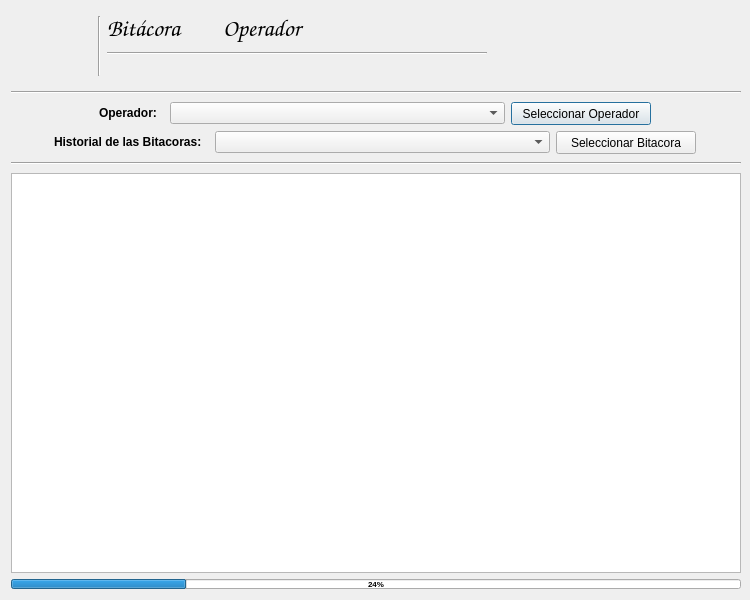
<?xml version="1.0" encoding="UTF-8"?>
<ui version="4.0">
 <class>BitacoraO</class>
 <widget class="QDialog" name="BitacoraO">
  <property name="geometry">
   <rect>
    <x>0</x>
    <y>0</y>
    <width>750</width>
    <height>600</height>
   </rect>
  </property>
  <property name="minimumSize">
   <size>
    <width>750</width>
    <height>600</height>
   </size>
  </property>
  <property name="maximumSize">
   <size>
    <width>750</width>
    <height>600</height>
   </size>
  </property>
  <property name="windowTitle">
   <string>Dialog</string>
  </property>
  <layout class="QGridLayout" name="gridLayout">
   <item row="0" column="0">
    <layout class="QVBoxLayout" name="verticalLayout_2">
     <item>
      <layout class="QHBoxLayout" name="horizontalLayout_4">
       <item>
        <widget class="QLabel" name="label">
         <property name="minimumSize">
          <size>
           <width>81</width>
           <height>71</height>
          </size>
         </property>
         <property name="maximumSize">
          <size>
           <width>81</width>
           <height>71</height>
          </size>
         </property>
         <property name="text">
          <string/>
         </property>
         <property name="pixmap">
          <pixmap resource="../sthie.qrc">:/resources/bitacora.png</pixmap>
         </property>
        </widget>
       </item>
       <item>
        <widget class="Line" name="line_3">
         <property name="minimumSize">
          <size>
           <width>3</width>
           <height>60</height>
          </size>
         </property>
         <property name="maximumSize">
          <size>
           <width>3</width>
           <height>60</height>
          </size>
         </property>
         <property name="orientation">
          <enum>Qt::Vertical</enum>
         </property>
        </widget>
       </item>
       <item>
        <layout class="QVBoxLayout" name="verticalLayout">
         <item>
          <layout class="QHBoxLayout" name="horizontalLayout_2">
           <item>
            <widget class="QLabel" name="label_2">
             <property name="minimumSize">
              <size>
               <width>100</width>
               <height>35</height>
              </size>
             </property>
             <property name="maximumSize">
              <size>
               <width>100</width>
               <height>35</height>
              </size>
             </property>
             <property name="font">
              <font>
               <family>Comic Sans MS</family>
               <pointsize>18</pointsize>
               <weight>75</weight>
               <italic>true</italic>
               <bold>true</bold>
              </font>
             </property>
             <property name="text">
              <string>Bitácora</string>
             </property>
            </widget>
           </item>
           <item>
            <spacer name="horizontalSpacer_4">
             <property name="orientation">
              <enum>Qt::Horizontal</enum>
             </property>
             <property name="sizeType">
              <enum>QSizePolicy::Fixed</enum>
             </property>
             <property name="sizeHint" stdset="0">
              <size>
               <width>10</width>
               <height>20</height>
              </size>
             </property>
            </spacer>
           </item>
           <item>
            <widget class="QLabel" name="le_sys">
             <property name="minimumSize">
              <size>
               <width>150</width>
               <height>35</height>
              </size>
             </property>
             <property name="maximumSize">
              <size>
               <width>150</width>
               <height>35</height>
              </size>
             </property>
             <property name="font">
              <font>
               <family>Comic Sans MS</family>
               <pointsize>18</pointsize>
               <weight>75</weight>
               <italic>true</italic>
               <bold>true</bold>
              </font>
             </property>
             <property name="text">
              <string>Operador</string>
             </property>
            </widget>
           </item>
           <item>
            <spacer name="horizontalSpacer_5">
             <property name="orientation">
              <enum>Qt::Horizontal</enum>
             </property>
             <property name="sizeHint" stdset="0">
              <size>
               <width>98</width>
               <height>20</height>
              </size>
             </property>
            </spacer>
           </item>
          </layout>
         </item>
         <item>
          <widget class="Line" name="line">
           <property name="minimumSize">
            <size>
             <width>380</width>
             <height>2</height>
            </size>
           </property>
           <property name="maximumSize">
            <size>
             <width>380</width>
             <height>2</height>
            </size>
           </property>
           <property name="orientation">
            <enum>Qt::Horizontal</enum>
           </property>
          </widget>
         </item>
         <item>
          <layout class="QHBoxLayout" name="horizontalLayout">
           <item>
            <widget class="QLabel" name="le_user">
             <property name="minimumSize">
              <size>
               <width>300</width>
               <height>16</height>
              </size>
             </property>
             <property name="maximumSize">
              <size>
               <width>300</width>
               <height>16</height>
              </size>
             </property>
             <property name="font">
              <font>
               <family>Arial</family>
               <pointsize>10</pointsize>
               <weight>50</weight>
               <italic>true</italic>
               <bold>false</bold>
              </font>
             </property>
             <property name="text">
              <string/>
             </property>
            </widget>
           </item>
           <item>
            <spacer name="horizontalSpacer_6">
             <property name="orientation">
              <enum>Qt::Horizontal</enum>
             </property>
             <property name="sizeHint" stdset="0">
              <size>
               <width>68</width>
               <height>20</height>
              </size>
             </property>
            </spacer>
           </item>
          </layout>
         </item>
        </layout>
       </item>
       <item>
        <spacer name="horizontalSpacer">
         <property name="orientation">
          <enum>Qt::Horizontal</enum>
         </property>
         <property name="sizeHint" stdset="0">
          <size>
           <width>98</width>
           <height>20</height>
          </size>
         </property>
        </spacer>
       </item>
      </layout>
     </item>
     <item>
      <widget class="Line" name="line_2">
       <property name="minimumSize">
        <size>
         <width>730</width>
         <height>5</height>
        </size>
       </property>
       <property name="maximumSize">
        <size>
         <width>720</width>
         <height>15</height>
        </size>
       </property>
       <property name="orientation">
        <enum>Qt::Horizontal</enum>
       </property>
      </widget>
     </item>
     <item>
      <layout class="QHBoxLayout" name="horizontalLayout_3">
       <item>
        <spacer name="horizontalSpacer_2">
         <property name="orientation">
          <enum>Qt::Horizontal</enum>
         </property>
         <property name="sizeHint" stdset="0">
          <size>
           <width>68</width>
           <height>20</height>
          </size>
         </property>
        </spacer>
       </item>
       <item>
        <widget class="QLabel" name="label_3">
         <property name="minimumSize">
          <size>
           <width>65</width>
           <height>16</height>
          </size>
         </property>
         <property name="maximumSize">
          <size>
           <width>65</width>
           <height>16</height>
          </size>
         </property>
         <property name="font">
          <font>
           <pointsize>9</pointsize>
           <weight>75</weight>
           <bold>true</bold>
          </font>
         </property>
         <property name="text">
          <string>Operador:</string>
         </property>
        </widget>
       </item>
       <item>
        <widget class="QComboBox" name="cb_Operador">
         <property name="minimumSize">
          <size>
           <width>335</width>
           <height>22</height>
          </size>
         </property>
         <property name="maximumSize">
          <size>
           <width>335</width>
           <height>22</height>
          </size>
         </property>
        </widget>
       </item>
       <item>
        <widget class="QPushButton" name="btn_selOp">
         <property name="minimumSize">
          <size>
           <width>140</width>
           <height>23</height>
          </size>
         </property>
         <property name="maximumSize">
          <size>
           <width>140</width>
           <height>23</height>
          </size>
         </property>
         <property name="text">
          <string>Seleccionar Operador</string>
         </property>
        </widget>
       </item>
       <item>
        <spacer name="horizontalSpacer_8">
         <property name="orientation">
          <enum>Qt::Horizontal</enum>
         </property>
         <property name="sizeHint" stdset="0">
          <size>
           <width>13</width>
           <height>20</height>
          </size>
         </property>
        </spacer>
       </item>
      </layout>
     </item>
     <item>
      <layout class="QHBoxLayout" name="horizontalLayout_5">
       <item>
        <spacer name="horizontalSpacer_7">
         <property name="orientation">
          <enum>Qt::Horizontal</enum>
         </property>
         <property name="sizeHint" stdset="0">
          <size>
           <width>13</width>
           <height>20</height>
          </size>
         </property>
        </spacer>
       </item>
       <item>
        <widget class="QLabel" name="label_4">
         <property name="minimumSize">
          <size>
           <width>155</width>
           <height>16</height>
          </size>
         </property>
         <property name="maximumSize">
          <size>
           <width>155</width>
           <height>16</height>
          </size>
         </property>
         <property name="font">
          <font>
           <pointsize>9</pointsize>
           <weight>75</weight>
           <bold>true</bold>
          </font>
         </property>
         <property name="text">
          <string>Historial de las Bitacoras:</string>
         </property>
        </widget>
       </item>
       <item>
        <widget class="QComboBox" name="cb_historial">
         <property name="minimumSize">
          <size>
           <width>335</width>
           <height>22</height>
          </size>
         </property>
         <property name="maximumSize">
          <size>
           <width>335</width>
           <height>22</height>
          </size>
         </property>
        </widget>
       </item>
       <item>
        <widget class="QPushButton" name="btn_selBit">
         <property name="minimumSize">
          <size>
           <width>140</width>
           <height>23</height>
          </size>
         </property>
         <property name="maximumSize">
          <size>
           <width>140</width>
           <height>23</height>
          </size>
         </property>
         <property name="text">
          <string>Seleccionar Bitacora</string>
         </property>
        </widget>
       </item>
       <item>
        <spacer name="horizontalSpacer_9">
         <property name="orientation">
          <enum>Qt::Horizontal</enum>
         </property>
         <property name="sizeHint" stdset="0">
          <size>
           <width>13</width>
           <height>20</height>
          </size>
         </property>
        </spacer>
       </item>
      </layout>
     </item>
     <item>
      <widget class="Line" name="line_4">
       <property name="minimumSize">
        <size>
         <width>730</width>
         <height>5</height>
        </size>
       </property>
       <property name="maximumSize">
        <size>
         <width>720</width>
         <height>15</height>
        </size>
       </property>
       <property name="orientation">
        <enum>Qt::Horizontal</enum>
       </property>
      </widget>
     </item>
     <item>
      <widget class="QTableWidget" name="table">
       <property name="minimumSize">
        <size>
         <width>730</width>
         <height>400</height>
        </size>
       </property>
       <property name="maximumSize">
        <size>
         <width>730</width>
         <height>400</height>
        </size>
       </property>
      </widget>
     </item>
     <item>
      <widget class="QProgressBar" name="pgrBar">
       <property name="minimumSize">
        <size>
         <width>730</width>
         <height>10</height>
        </size>
       </property>
       <property name="maximumSize">
        <size>
         <width>730</width>
         <height>10</height>
        </size>
       </property>
       <property name="font">
        <font>
         <pointsize>6</pointsize>
         <weight>75</weight>
         <bold>true</bold>
        </font>
       </property>
       <property name="value">
        <number>24</number>
       </property>
       <property name="alignment">
        <set>Qt::AlignCenter</set>
       </property>
       <property name="textVisible">
        <bool>true</bool>
       </property>
       <property name="textDirection">
        <enum>QProgressBar::TopToBottom</enum>
       </property>
       <property name="format">
        <string>%p%</string>
       </property>
      </widget>
     </item>
    </layout>
   </item>
  </layout>
 </widget>
 <resources>
  <include location="../sthie.qrc"/>
 </resources>
 <connections/>
</ui>
